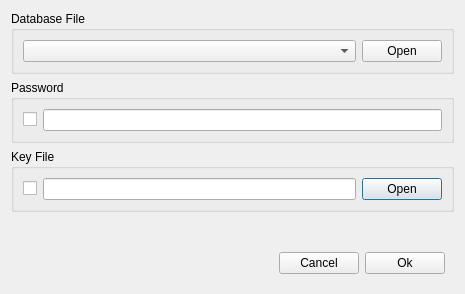
<?xml version="1.0" encoding="UTF-8"?>
<ui version="4.0">
 <class>databaseDialog</class>
 <widget class="QDialog" name="databaseDialog">
  <property name="geometry">
   <rect>
    <x>0</x>
    <y>0</y>
    <width>465</width>
    <height>294</height>
   </rect>
  </property>
  <property name="minimumSize">
   <size>
    <width>400</width>
    <height>210</height>
   </size>
  </property>
  <property name="windowTitle">
   <string>Open Database</string>
  </property>
  <layout class="QGridLayout" name="gridLayout">
   <item row="2" column="0">
    <widget class="QGroupBox" name="keyfileBox">
     <property name="title">
      <string>Key File</string>
     </property>
     <layout class="QGridLayout" name="gridLayout_3">
      <item row="0" column="0">
       <widget class="QCheckBox" name="keyfileCheck">
        <property name="text">
         <string/>
        </property>
       </widget>
      </item>
      <item row="0" column="1">
       <widget class="QLineEdit" name="keyfileEdit"/>
      </item>
      <item row="0" column="2">
       <widget class="QPushButton" name="keyfileOpen">
        <property name="text">
         <string>Open</string>
        </property>
       </widget>
      </item>
     </layout>
    </widget>
   </item>
   <item row="4" column="0">
    <widget class="QWidget" name="widget" native="true">
     <layout class="QGridLayout" name="gridLayout_4">
      <item row="0" column="2">
       <widget class="QPushButton" name="databaseConfirm">
        <property name="text">
         <string>Ok</string>
        </property>
       </widget>
      </item>
      <item row="0" column="1">
       <widget class="QPushButton" name="databaseCancel">
        <property name="text">
         <string>Cancel</string>
        </property>
       </widget>
      </item>
      <item row="0" column="0">
       <spacer name="horizontalSpacer">
        <property name="orientation">
         <enum>Qt::Horizontal</enum>
        </property>
        <property name="sizeHint" stdset="0">
         <size>
          <width>40</width>
          <height>20</height>
         </size>
        </property>
       </spacer>
      </item>
     </layout>
    </widget>
   </item>
   <item row="3" column="0">
    <spacer name="verticalSpacer">
     <property name="orientation">
      <enum>Qt::Vertical</enum>
     </property>
     <property name="sizeHint" stdset="0">
      <size>
       <width>20</width>
       <height>40</height>
      </size>
     </property>
    </spacer>
   </item>
   <item row="1" column="0">
    <widget class="QGroupBox" name="passwordBox">
     <property name="title">
      <string>Password</string>
     </property>
     <layout class="QGridLayout" name="gridLayout_2">
      <item row="0" column="0">
       <widget class="QCheckBox" name="passwordCheck">
        <property name="text">
         <string/>
        </property>
       </widget>
      </item>
      <item row="0" column="1">
       <widget class="QLineEdit" name="passwordEdit">
        <property name="echoMode">
         <enum>QLineEdit::Password</enum>
        </property>
       </widget>
      </item>
     </layout>
    </widget>
   </item>
   <item row="0" column="0">
    <widget class="QGroupBox" name="databaseBox">
     <property name="title">
      <string>Database File</string>
     </property>
     <layout class="QGridLayout" name="gridLayout_5">
      <item row="1" column="2">
       <widget class="QPushButton" name="databaseOpen">
        <property name="text">
         <string>Open</string>
        </property>
       </widget>
      </item>
      <item row="1" column="1">
       <widget class="QComboBox" name="databaseCombo">
        <property name="sizePolicy">
         <sizepolicy hsizetype="MinimumExpanding" vsizetype="Fixed">
          <horstretch>0</horstretch>
          <verstretch>0</verstretch>
         </sizepolicy>
        </property>
       </widget>
      </item>
     </layout>
    </widget>
   </item>
  </layout>
  <action name="actionPasswordEdited">
   <property name="text">
    <string>Password Edited</string>
   </property>
  </action>
  <action name="actionKeyfileEdited">
   <property name="text">
    <string>Keyfile Edited</string>
   </property>
   <property name="toolTip">
    <string>Keyfile Edited</string>
   </property>
  </action>
 </widget>
 <resources/>
 <connections>
  <connection>
   <sender>passwordEdit</sender>
   <signal>textEdited(QString)</signal>
   <receiver>actionPasswordEdited</receiver>
   <slot>trigger()</slot>
   <hints>
    <hint type="sourcelabel">
     <x>242</x>
     <y>129</y>
    </hint>
    <hint type="destinationlabel">
     <x>27</x>
     <y>129</y>
    </hint>
   </hints>
  </connection>
  <connection>
   <sender>keyfileEdit</sender>
   <signal>textEdited(QString)</signal>
   <receiver>actionKeyfileEdited</receiver>
   <slot>trigger()</slot>
   <hints>
    <hint type="sourcelabel">
     <x>199</x>
     <y>204</y>
    </hint>
    <hint type="destinationlabel">
     <x>27</x>
     <y>204</y>
    </hint>
   </hints>
  </connection>
  <connection>
   <sender>databaseCancel</sender>
   <signal>clicked()</signal>
   <receiver>databaseDialog</receiver>
   <slot>reject()</slot>
   <hints>
    <hint type="sourcelabel">
     <x>320</x>
     <y>262</y>
    </hint>
    <hint type="destinationlabel">
     <x>232</x>
     <y>146</y>
    </hint>
   </hints>
  </connection>
 </connections>
</ui>
